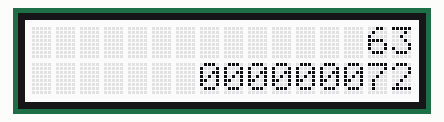
Simulated run of this program. Board: Arduino Uno, built with avr-gcc and run on an emulated ATmega328P. Parts: 16×2 character LCD.

Above: at 0.23 s.
At 4.94 s:
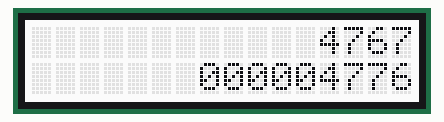
At 9.96 s:
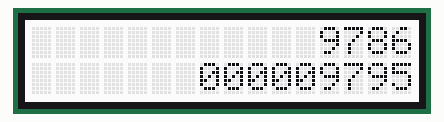
At 20.01 s:
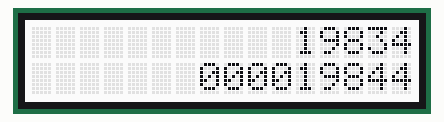
At 29.74 s:
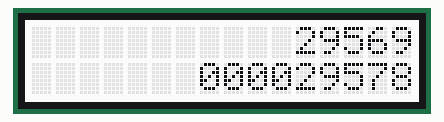
At 39.79 s:
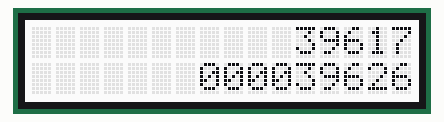

The program:

main.cpp
```cpp
#include <Arduino.h>
/*
    Utilisation du lcd_rgb avec un IO-Stream
*/

// Inclure les fonctions i2C
#include <Wire.h>
// Inclure les fonctions de le LCD
#include "rgb_lcd.h"

// #define DEBUG

#define ECRAN_NB_LIGNES       2
#define ECRAN_NB_COLONNES     16
#define POSITION_MILLISECONDE 07

// Définir une chaine de caractères
char ligneTexte[17];

// Définir un objet de type rgb_lcd
rgb_lcd ecran;

void setup() {
  ecran.begin(ECRAN_NB_COLONNES, ECRAN_NB_LIGNES);
}

void loop() {
  ecran.setCursor(POSITION_MILLISECONDE, 0);
  // %9 = 9 car minimun pour l'impression de la valeur
  // lu = entier long, non signé
  sprintf(ligneTexte, "%9lu", millis());
  ecran.print(ligneTexte);
  ecran.setCursor(POSITION_MILLISECONDE, 1);
  // %09 = 9 car minimun pour l'impression de la valeur, complété par des zéros à gauche.
  sprintf(ligneTexte, "%09lu", millis());
  ecran.print(ligneTexte);
}
```
